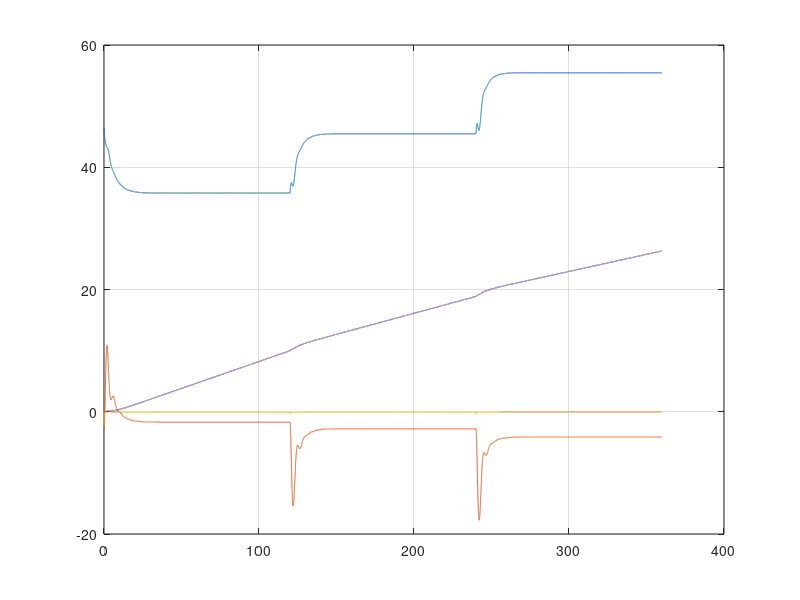

Write the MATLAB code that produced this figure.
clear 
%INITIAL DATA HELICOPTER 
g=9.81;	 
cla=0.115 * 180 / pi; 
volh=0.092;	%blade solidity	 
lok=6; 
cds=3.0; 
mass=17650 * 0.45359237; 
rho=1.225; 
diam=2*24 * 0.3048; 
iy=86693.05; 
mast=1.2; 
omega_r = 221.2848; 
omega = omega_r/diam*2; 
vtip=omega*(diam/2); 
area=pi/4*diam^2; 
tau=.1;		%time constant in dynamiCs inflow!!! 
collect(1)=4.415*pi/180; 
longit(1)=0*pi/180; 
 
%initial values; 
u1 = 46.3; 
u2 = 36; 
u3 = 46.3; 
u4 = 56.9; 
u_list = [u2, u3, u4];
theta_wish_1 = -2.8722; 
theta_wish_2 = -1.7384; 
theta_wish_3 = -2.8722; 
theta_wish_4 = -4.2861; 
theta_list = [theta_wish_2, theta_wish_3, theta_wish_4];
collect_list = [5.139*pi/180, 5.799*pi/180, 6.769*pi/180];
c_des = 0;
h_des = 0;


t0=0; 
u0=u1; 
w0=0; 
q0=0; 
pitch0=theta_wish_1*pi/180; 
x0=0; 
labi0=sqrt(mass*g/(area*2*rho))/vtip; 
c0 = 0;

t(1)=t0; 
u(1)=u0; 
w(1)=w0; 
q(1)=q0; 
pitch(1)=pitch0; 
x(1)=x0; 
labi(1)=labi0; 
z(1)=0; 
delta_th(1) = 0; 
c(1) = c0;
corrc(1) = 0;
 
%INTEGRATION  
aantal=12000; 
teind=120; 
stap=(teind-t0)/aantal; 

% gains
K1 = 2;
K2 = 0.5;
K3 = 0.03;
K4 = 0.01;

%altitude hold
K1c = 0.4;
K2c = 0.0;
K3c = 0.03;

for j = 0:2

if j > 0
    t(j*aantal + 1) = t(j*aantal);
    u(j*aantal + 1)=u(j*aantal);
    w(j*aantal + 1)=w(j*aantal);
    q(j*aantal + 1)=q(j*aantal);
    pitch(j*aantal + 1)=pitch(j*aantal);
    x(j*aantal + 1)=x(j*aantal);
    labi(j*aantal + 1)=labi(j*aantal);
    z(j*aantal + 1)=z(j*aantal);
    %delta_th(j*aantal + 1) = delta_th(j*aantal);
end
    

    
for i=aantal*j+1:aantal*(j+1) 
    
theta_wish = -5*pi/180;
theta_wish = (theta_wish_1*pi/180 - pitch(i)) + 0.02*u(i);
longit(i)=K1*(pitch(i) - theta_list(j+1)*pi/180) + K2*q(i) + K3*(u_list(j+1) -u(i));% + K4*w(i);
% collect(i)= collect_list(j+1);
collect(i) = collect(1);
    



    
%NO LAW FOR COLLECTIVE 
 
c(i)=u(i)*sin(pitch(i))-w(i)*cos(pitch(i)); 
c_des(i) = 0;
h(i)=-z(i); 
% collect(i)=collect(1); 


c_des(i) = K3c * (h_des - h(i));
c_des(i) = 0;
longit(i)=longit(i) + K1c*(c_des(i) - c(i));% + K5*corrc(i);
collect(i) = collect_list(j+1) + K1c*(c_des(i) - c(i));


 
%Defining the differential equations 
 
%defining the nondimensional notations 
qdiml(i)=q(i)/omega; 
vdiml(i)=sqrt(u(i)^2+w(i)^2)/vtip; 
if u(i)==0 	if w(i)>0 	phi(i)=pi/2; 
        else phi(i)=-pi/2;end 
else 
phi(i)=atan(w(i)/u(i)); 
end 
if u(i)<0 
phi(i)=phi(i)+pi; 
end 
alfc(i)=longit(i)-phi(i); 
 
mu(i)=vdiml(i)*cos(alfc(i)); 
labc(i)=vdiml(i)*sin(alfc(i)); 
 
%a1 Flapping calculi 
teller(i)=-16/lok*qdiml(i)+8/3*mu(i)*collect(i)-2*mu(i)*(labc(i)+labi(i)); 
a1(i)=teller(i)/(1-.5*mu(i)^2); 
 
%the thrust coefficient 
ctelem(i)=cla*volh/4*(2/3*collect(i)*(1+1.5*mu(i)^2)-(labc(i)+labi(i))); 
%Thrust coefficient from Glauert 
alfd(i)=alfc(i)-a1(i); 
ctglau(i)=2*labi(i)*sqrt((vdiml(i)*cos(alfd(i)))^2+(vdiml(i)*... 
sin(alfd(i))+labi(i))^2); 
 
%Equations of motion 
labidot(i)=ctelem(i);  
thrust(i)=labidot(i)*rho*vtip^2*area; 
helling(i)=longit(i)-a1(i); 
vv(i)=vdiml(i)*vtip; 		%it is 1/sqrt(u^2+w^2) 
 
udot(i)=-g*sin(pitch(i))-cds/mass*.5*rho*u(i)*vv(i)+... 
thrust(i)/mass*sin(helling(i))-q(i)*w(i); 
 
wdot(i)=g*cos(pitch(i))-cds/mass*.5*rho*w(i)*vv(i)-... 
thrust(i)/mass*cos(helling(i))+q(i)*u(i); 
 
qdot(i)=-thrust(i)*mast/iy*sin(helling(i)); 
 
pitchdot(i)=q(i); 
 
xdot(i)=u(i)*cos(pitch(i))+w(i)*sin(pitch(i)); 
 
zdot(i)=-c(i); 
 
labidot(i)=(ctelem(i)-ctglau(i))/tau; 
corrdot(i)=u1-u(i); 
corrcdot(i)=c_des(i)-c(i); 
%delta_th(i+1) = delta_th(i) + stap*deltathdot(i);

u(i+1)=u(i)+stap*udot(i); 
w(i+1)=w(i)+stap*wdot(i); 
q(i+1)=q(i)+stap*qdot(i); 
pitch(i+1)=pitch(i)+stap*pitchdot(i); 
x(i+1)=x(i)+stap*xdot(i); 
labi(i+1)=labi(i)+stap*labidot(i); 
z(i+1)=z(i)+stap*zdot(i); 
t(i+1)=t(i)+stap; 
corr(i+1) = corr(i) + stap*corrdot(i); 
corrc(i+1) = corrc(i) + stap*corrcdot(i);
end 
end

% plot(t, pitch * 180 / pi); hold on; plot(t(1:8000), h)
plot(t, u); hold on; plot(t, pitch *180 /pi); grid on; hold on; plot(t(1:36000), c);plot(t,z); 

